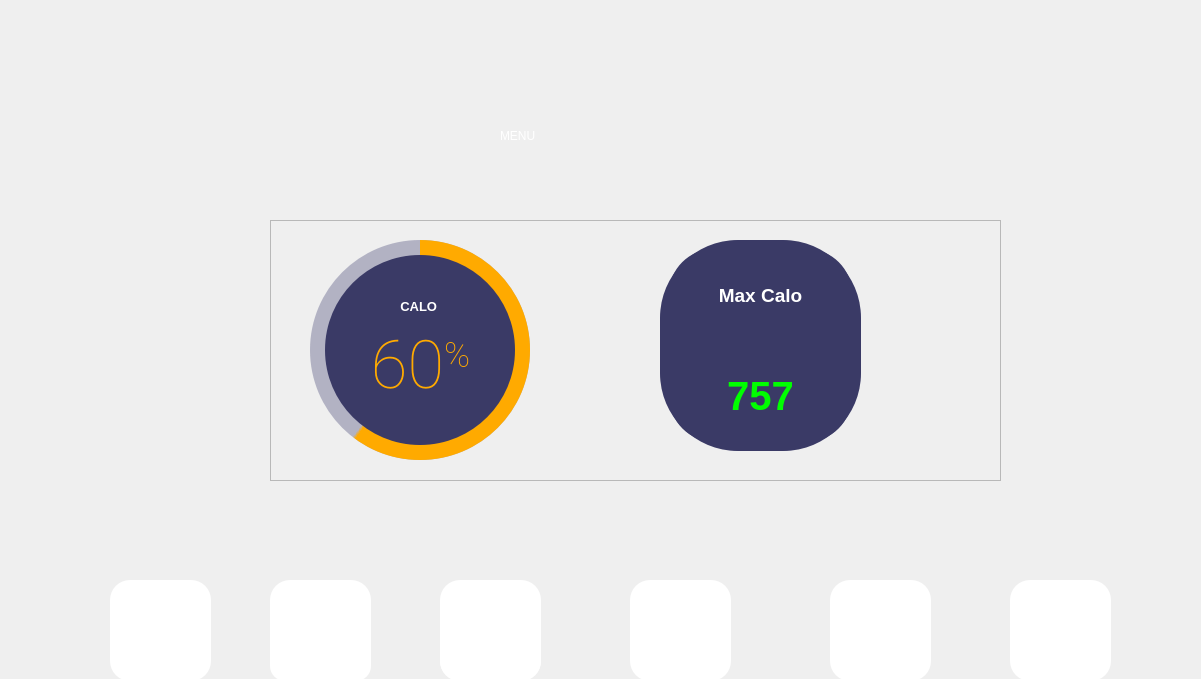
<?xml version="1.0" encoding="UTF-8"?>
<ui version="4.0">
 <class>MainWindow</class>
 <widget class="QMainWindow" name="MainWindow">
  <property name="geometry">
   <rect>
    <x>0</x>
    <y>0</y>
    <width>1201</width>
    <height>679</height>
   </rect>
  </property>
  <property name="minimumSize">
   <size>
    <width>0</width>
    <height>120</height>
   </size>
  </property>
  <property name="windowTitle">
   <string>MainWindow</string>
  </property>
  <property name="styleSheet">
   <string notr="true">backgroud-image:url(:/MENU/fitness_healthcare_service_proposal_theme_presentation_templates_303595.jpg);</string>
  </property>
  <widget class="QWidget" name="centralwidget">
   <widget class="QLabel" name="label_10">
    <property name="geometry">
     <rect>
      <x>470</x>
      <y>720</y>
      <width>111</width>
      <height>41</height>
     </rect>
    </property>
    <property name="font">
     <font>
      <family>Consolas</family>
      <pointsize>12</pointsize>
     </font>
    </property>
    <property name="text">
     <string>Yoga</string>
    </property>
    <property name="alignment">
     <set>Qt::AlignCenter</set>
    </property>
   </widget>
   <widget class="QLabel" name="label_9">
    <property name="geometry">
     <rect>
      <x>270</x>
      <y>720</y>
      <width>111</width>
      <height>41</height>
     </rect>
    </property>
    <property name="font">
     <font>
      <family>Consolas</family>
      <pointsize>12</pointsize>
     </font>
    </property>
    <property name="text">
     <string>Gym</string>
    </property>
    <property name="alignment">
     <set>Qt::AlignCenter</set>
    </property>
   </widget>
   <widget class="QLabel" name="label_8">
    <property name="geometry">
     <rect>
      <x>90</x>
      <y>720</y>
      <width>111</width>
      <height>41</height>
     </rect>
    </property>
    <property name="font">
     <font>
      <family>Consolas</family>
      <pointsize>12</pointsize>
     </font>
    </property>
    <property name="text">
     <string>Time table</string>
    </property>
    <property name="alignment">
     <set>Qt::AlignCenter</set>
    </property>
   </widget>
   <widget class="QLabel" name="label_11">
    <property name="geometry">
     <rect>
      <x>660</x>
      <y>720</y>
      <width>111</width>
      <height>41</height>
     </rect>
    </property>
    <property name="font">
     <font>
      <family>Consolas</family>
      <pointsize>12</pointsize>
     </font>
    </property>
    <property name="text">
     <string>History</string>
    </property>
    <property name="alignment">
     <set>Qt::AlignCenter</set>
    </property>
   </widget>
   <widget class="QLabel" name="label_12">
    <property name="geometry">
     <rect>
      <x>810</x>
      <y>720</y>
      <width>111</width>
      <height>41</height>
     </rect>
    </property>
    <property name="font">
     <font>
      <family>Consolas</family>
      <pointsize>12</pointsize>
     </font>
    </property>
    <property name="text">
     <string>Setting</string>
    </property>
    <property name="alignment">
     <set>Qt::AlignCenter</set>
    </property>
   </widget>
   <widget class="QLabel" name="label_13">
    <property name="geometry">
     <rect>
      <x>990</x>
      <y>720</y>
      <width>121</width>
      <height>41</height>
     </rect>
    </property>
    <property name="font">
     <font>
      <family>Consolas</family>
      <pointsize>12</pointsize>
     </font>
    </property>
    <property name="text">
     <string>Support</string>
    </property>
    <property name="alignment">
     <set>Qt::AlignCenter</set>
    </property>
   </widget>
   <widget class="QLabel" name="label_15">
    <property name="enabled">
     <bool>true</bool>
    </property>
    <property name="geometry">
     <rect>
      <x>500</x>
      <y>80</y>
      <width>191</width>
      <height>111</height>
     </rect>
    </property>
    <property name="autoFillBackground">
     <bool>false</bool>
    </property>
    <property name="styleSheet">
     <string notr="true">border-color: rgb(255, 255, 255);
backgroud : none;
font: 75 48pt &quot;Calibri&quot;;
color: rgb(255, 255, 255);
font:50pt &quot;MS Shell Dlg 2&quot;;</string>
    </property>
    <property name="text">
     <string>MENU</string>
    </property>
   </widget>
   <widget class="QLabel" name="label">
    <property name="geometry">
     <rect>
      <x>0</x>
      <y>0</y>
      <width>1201</width>
      <height>708</height>
     </rect>
    </property>
    <property name="styleSheet">
     <string notr="true">background-image:url(:/MENU/fitness_healthcare_service_proposal_theme_presentation_templates_303595.jpg);</string>
    </property>
    <property name="text">
     <string/>
    </property>
   </widget>
   <widget class="QFrame" name="frame">
    <property name="geometry">
     <rect>
      <x>110</x>
      <y>580</y>
      <width>101</width>
      <height>101</height>
     </rect>
    </property>
    <property name="styleSheet">
     <string notr="true">background-color:rgb(255, 255, 255);
border-radius: 20px;</string>
    </property>
    <property name="frameShape">
     <enum>QFrame::StyledPanel</enum>
    </property>
    <property name="frameShadow">
     <enum>QFrame::Raised</enum>
    </property>
    <widget class="QPushButton" name="TimeTable">
     <property name="geometry">
      <rect>
       <x>20</x>
       <y>20</y>
       <width>61</width>
       <height>61</height>
      </rect>
     </property>
     <property name="styleSheet">
      <string notr="true">border-image: url(:/MENU/TB.png);
color: rgb(255, 255, 255);
font: 28pt &quot;MS Shell Dlg 2&quot;;</string>
     </property>
     <property name="text">
      <string/>
     </property>
    </widget>
   </widget>
   <widget class="QFrame" name="frame_2">
    <property name="geometry">
     <rect>
      <x>270</x>
      <y>580</y>
      <width>101</width>
      <height>101</height>
     </rect>
    </property>
    <property name="styleSheet">
     <string notr="true">background-color:rgb(255, 255, 255);
border-radius: 20px;</string>
    </property>
    <property name="frameShape">
     <enum>QFrame::StyledPanel</enum>
    </property>
    <property name="frameShadow">
     <enum>QFrame::Raised</enum>
    </property>
    <widget class="QPushButton" name="Gym">
     <property name="geometry">
      <rect>
       <x>0</x>
       <y>10</y>
       <width>101</width>
       <height>91</height>
      </rect>
     </property>
     <property name="styleSheet">
      <string notr="true">border-image:url(:/MENU/gym_ic.jpg);
background-color:rgb(255, 255, 255);
border-radius: 15px;
color: rgb(255, 255, 255);
font: 28pt &quot;MS Shell Dlg 2&quot;;</string>
     </property>
     <property name="text">
      <string/>
     </property>
    </widget>
   </widget>
   <widget class="QFrame" name="frame_3">
    <property name="geometry">
     <rect>
      <x>440</x>
      <y>580</y>
      <width>101</width>
      <height>101</height>
     </rect>
    </property>
    <property name="styleSheet">
     <string notr="true">background-color:rgb(255, 255, 255);
border-radius: 20px;</string>
    </property>
    <property name="frameShape">
     <enum>QFrame::StyledPanel</enum>
    </property>
    <property name="frameShadow">
     <enum>QFrame::Raised</enum>
    </property>
    <widget class="QPushButton" name="Yoga">
     <property name="geometry">
      <rect>
       <x>0</x>
       <y>10</y>
       <width>101</width>
       <height>91</height>
      </rect>
     </property>
     <property name="styleSheet">
      <string notr="true">border-image:url(:/MENU/yg.png);
color: rgb(255, 255, 255);
font: 28pt &quot;MS Shell Dlg 2&quot;;</string>
     </property>
     <property name="text">
      <string/>
     </property>
    </widget>
   </widget>
   <widget class="QFrame" name="frame_5">
    <property name="geometry">
     <rect>
      <x>630</x>
      <y>580</y>
      <width>101</width>
      <height>101</height>
     </rect>
    </property>
    <property name="styleSheet">
     <string notr="true">background-color:rgb(255, 255, 255);
border-radius: 20px;</string>
    </property>
    <property name="frameShape">
     <enum>QFrame::StyledPanel</enum>
    </property>
    <property name="frameShadow">
     <enum>QFrame::Raised</enum>
    </property>
    <widget class="QPushButton" name="Meal">
     <property name="geometry">
      <rect>
       <x>11</x>
       <y>16</y>
       <width>80</width>
       <height>73</height>
      </rect>
     </property>
     <property name="styleSheet">
      <string notr="true">border-image:url(:/MENU/meal.png);
color: rgb(255, 255, 255);
font: 28pt &quot;MS Shell Dlg 2&quot;;</string>
     </property>
     <property name="text">
      <string/>
     </property>
    </widget>
   </widget>
   <widget class="QFrame" name="frame_9">
    <property name="geometry">
     <rect>
      <x>830</x>
      <y>580</y>
      <width>101</width>
      <height>101</height>
     </rect>
    </property>
    <property name="styleSheet">
     <string notr="true">background-color:rgb(255, 255, 255);
border-radius: 20px;</string>
    </property>
    <property name="frameShape">
     <enum>QFrame::StyledPanel</enum>
    </property>
    <property name="frameShadow">
     <enum>QFrame::Raised</enum>
    </property>
    <widget class="QPushButton" name="Profile">
     <property name="geometry">
      <rect>
       <x>10</x>
       <y>10</y>
       <width>81</width>
       <height>81</height>
      </rect>
     </property>
     <property name="styleSheet">
      <string notr="true">border-image:url(:/MENU/setting.webp);
color: rgb(255, 255, 255);
font: 28pt &quot;MS Shell Dlg 2&quot;;</string>
     </property>
     <property name="text">
      <string/>
     </property>
    </widget>
   </widget>
   <widget class="QFrame" name="frame_10">
    <property name="geometry">
     <rect>
      <x>1010</x>
      <y>580</y>
      <width>101</width>
      <height>101</height>
     </rect>
    </property>
    <property name="styleSheet">
     <string notr="true">background-color:rgb(255, 255, 255);
border-radius: 20px;</string>
    </property>
    <property name="frameShape">
     <enum>QFrame::StyledPanel</enum>
    </property>
    <property name="frameShadow">
     <enum>QFrame::Raised</enum>
    </property>
    <widget class="QPushButton" name="Chat">
     <property name="geometry">
      <rect>
       <x>10</x>
       <y>10</y>
       <width>81</width>
       <height>81</height>
      </rect>
     </property>
     <property name="styleSheet">
      <string notr="true">border-image:url(:/MENU/chat_box.png);
color: rgb(255, 255, 255);
font: 28pt &quot;MS Shell Dlg 2&quot;;</string>
     </property>
     <property name="text">
      <string/>
     </property>
    </widget>
   </widget>
   <widget class="QLabel" name="label_2">
    <property name="geometry">
     <rect>
      <x>40</x>
      <y>-10</y>
      <width>271</width>
      <height>291</height>
     </rect>
    </property>
    <property name="text">
     <string/>
    </property>
   </widget>
   <widget class="QFrame" name="frame_4">
    <property name="geometry">
     <rect>
      <x>270</x>
      <y>220</y>
      <width>731</width>
      <height>261</height>
     </rect>
    </property>
    <property name="styleSheet">
     <string notr="true"/>
    </property>
    <property name="frameShape">
     <enum>QFrame::StyledPanel</enum>
    </property>
    <property name="frameShadow">
     <enum>QFrame::Raised</enum>
    </property>
    <widget class="QFrame" name="circularProgressBar_Main">
     <property name="geometry">
      <rect>
       <x>30</x>
       <y>10</y>
       <width>241</width>
       <height>241</height>
      </rect>
     </property>
     <property name="styleSheet">
      <string notr="true">
border-radius : 115px</string>
     </property>
     <property name="frameShape">
      <enum>QFrame::NoFrame</enum>
     </property>
     <property name="frameShadow">
      <enum>QFrame::Raised</enum>
     </property>
     <widget class="QFrame" name="circularProgressCPU">
      <property name="geometry">
       <rect>
        <x>10</x>
        <y>10</y>
        <width>220</width>
        <height>220</height>
       </rect>
      </property>
      <property name="styleSheet">
       <string notr="true">QFrame{
	border-radius: 110px;	
	background-color: qconicalgradient(cx:0.5, cy:0.5, angle:90, stop:0.400 rgb(255, 170, 0), stop:0.395 rgba(255, 255, 255, 0));
}</string>
      </property>
      <property name="frameShape">
       <enum>QFrame::StyledPanel</enum>
      </property>
      <property name="frameShadow">
       <enum>QFrame::Raised</enum>
      </property>
     </widget>
     <widget class="QFrame" name="circularBg">
      <property name="geometry">
       <rect>
        <x>10</x>
        <y>10</y>
        <width>220</width>
        <height>220</height>
       </rect>
      </property>
      <property name="styleSheet">
       <string notr="true">QFrame{
	border-radius: 110px;	
	background-color: rgba(85, 85, 127, 100);
}</string>
      </property>
      <property name="frameShape">
       <enum>QFrame::StyledPanel</enum>
      </property>
      <property name="frameShadow">
       <enum>QFrame::Raised</enum>
      </property>
     </widget>
     <widget class="QFrame" name="circularContainer">
      <property name="geometry">
       <rect>
        <x>25</x>
        <y>25</y>
        <width>190</width>
        <height>190</height>
       </rect>
      </property>
      <property name="baseSize">
       <size>
        <width>0</width>
        <height>0</height>
       </size>
      </property>
      <property name="styleSheet">
       <string notr="true">QFrame{
	border-radius: 95px;	
	background-color: rgb(58, 58, 102);
}</string>
      </property>
      <property name="frameShape">
       <enum>QFrame::StyledPanel</enum>
      </property>
      <property name="frameShadow">
       <enum>QFrame::Raised</enum>
      </property>
      <widget class="QWidget" name="layoutWidget">
       <property name="geometry">
        <rect>
         <x>10</x>
         <y>40</y>
         <width>171</width>
         <height>142</height>
        </rect>
       </property>
       <layout class="QGridLayout" name="infoLayout">
        <item row="1" column="0">
         <widget class="QLabel" name="labelPercentageCPU">
          <property name="font">
           <font>
            <family>Roboto Thin</family>
            <pointsize>30</pointsize>
           </font>
          </property>
          <property name="styleSheet">
           <string notr="true">color:rgb(255, 170, 0); padding: 0px; background-color: none;</string>
          </property>
          <property name="text">
           <string>&lt;p align=&quot;center&quot;&gt;&lt;span style=&quot; font-size:50pt;&quot;&gt;60&lt;/span&gt;&lt;span style=&quot; font-size:40pt; vertical-align:super;&quot;&gt;%&lt;/span&gt;&lt;/p&gt;</string>
          </property>
          <property name="alignment">
           <set>Qt::AlignCenter</set>
          </property>
          <property name="indent">
           <number>-1</number>
          </property>
         </widget>
        </item>
        <item row="0" column="0">
         <widget class="QLabel" name="labelAplicationName">
          <property name="font">
           <font>
            <family>Segoe UI</family>
            <pointsize>10</pointsize>
           </font>
          </property>
          <property name="styleSheet">
           <string notr="true">color: #FFFFFF; background-color: none;</string>
          </property>
          <property name="text">
           <string>&lt;strong&gt;CALO&lt;/strong&gt; </string>
          </property>
          <property name="alignment">
           <set>Qt::AlignCenter</set>
          </property>
         </widget>
        </item>
        <item row="2" column="0">
         <widget class="QLabel" name="labelCredits">
          <property name="font">
           <font>
            <family>Segoe UI</family>
            <pointsize>8</pointsize>
           </font>
          </property>
          <property name="styleSheet">
           <string notr="true">color: rgb(148, 148, 216); background-color: none;</string>
          </property>
          <property name="text">
           <string>&lt;html&gt;&lt;head/&gt;&lt;body&gt;&lt;p&gt;&lt;br/&gt;&lt;/p&gt;&lt;/body&gt;&lt;/html&gt;</string>
          </property>
          <property name="alignment">
           <set>Qt::AlignCenter</set>
          </property>
         </widget>
        </item>
       </layout>
      </widget>
     </widget>
     <zorder>circularBg</zorder>
     <zorder>circularProgressCPU</zorder>
     <zorder>circularContainer</zorder>
    </widget>
    <widget class="QFrame" name="frame_6">
     <property name="geometry">
      <rect>
       <x>390</x>
       <y>20</y>
       <width>201</width>
       <height>211</height>
      </rect>
     </property>
     <property name="styleSheet">
      <string notr="true">background-color:rgb(58, 58, 102);
border-radius: 78px;</string>
     </property>
     <property name="frameShape">
      <enum>QFrame::StyledPanel</enum>
     </property>
     <property name="frameShadow">
      <enum>QFrame::Raised</enum>
     </property>
     <layout class="QVBoxLayout" name="verticalLayout">
      <item>
       <widget class="QLabel" name="label_4">
        <property name="font">
         <font>
          <pointsize>14</pointsize>
          <weight>75</weight>
          <bold>true</bold>
         </font>
        </property>
        <property name="styleSheet">
         <string notr="true">border-radius: 45px;
color: rgb(255, 255, 255);</string>
        </property>
        <property name="text">
         <string>Max Calo</string>
        </property>
        <property name="textFormat">
         <enum>Qt::RichText</enum>
        </property>
        <property name="alignment">
         <set>Qt::AlignCenter</set>
        </property>
       </widget>
      </item>
      <item>
       <widget class="QLabel" name="label_3">
        <property name="font">
         <font>
          <family>MS Shell Dlg 2</family>
          <pointsize>30</pointsize>
          <weight>75</weight>
          <bold>true</bold>
         </font>
        </property>
        <property name="styleSheet">
         <string notr="true">color: rgb(0, 255, 0);
border-radius:46px;</string>
        </property>
        <property name="text">
         <string>757</string>
        </property>
        <property name="alignment">
         <set>Qt::AlignCenter</set>
        </property>
       </widget>
      </item>
     </layout>
    </widget>
   </widget>
   <zorder>label</zorder>
   <zorder>label_10</zorder>
   <zorder>label_9</zorder>
   <zorder>label_8</zorder>
   <zorder>label_11</zorder>
   <zorder>label_12</zorder>
   <zorder>label_13</zorder>
   <zorder>label_15</zorder>
   <zorder>frame</zorder>
   <zorder>frame_2</zorder>
   <zorder>frame_3</zorder>
   <zorder>frame_5</zorder>
   <zorder>frame_9</zorder>
   <zorder>frame_10</zorder>
   <zorder>label_2</zorder>
   <zorder>frame_4</zorder>
  </widget>
 </widget>
 <resources>
  <include location="MENU.qrc"/>
 </resources>
 <connections/>
</ui>
